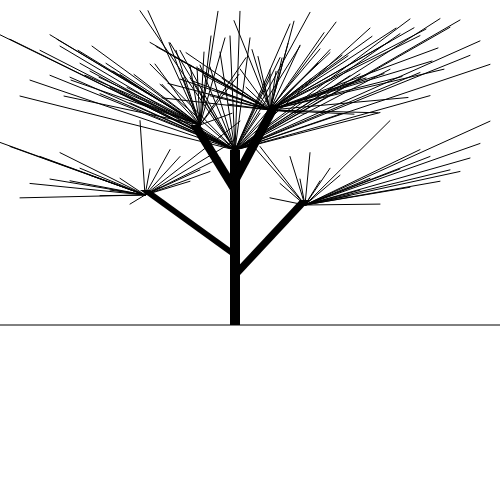
Frame 1 (no input)
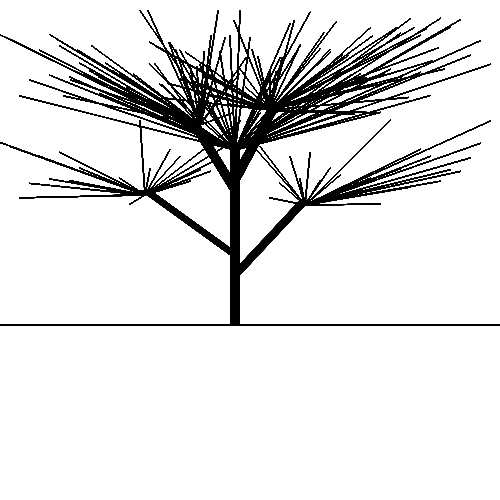
Frame 60 (no input)
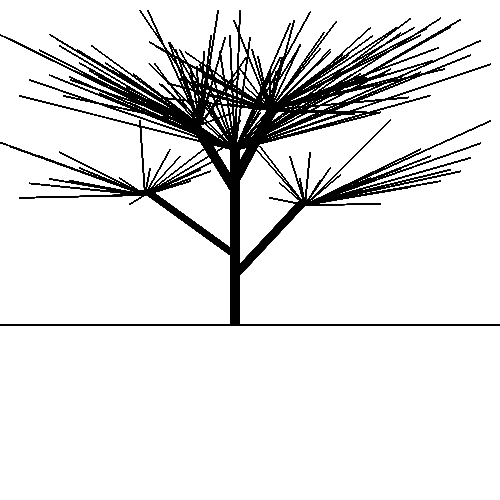
Frame 120 (the mouse pressed at the canvas centre since frame 60)

The p5.js sketch that drew these frames (run headless with seeded random() and noise() and a simulated clock; from frame 60 on, the mouse is pressed at the canvas centre):

// p5.js sketch
// ── sketch.js
function setup() {
    createCanvas (500,500);
   
}

function draw() {
  var x = 0;
  var y = 0; 
    //fill (97,6,1);
    //rotate(0.5);
    //rect(245,300,5,100);
    //rect(255,300,5,50);
  noFill();
  line(0,325,500,325);
  //curve(250,325,0,300,300,320,500,315);
beginShape(QUADS);
noStroke();
fill (1);
vertex(230, 150);
vertex(230, 325);
vertex(240, 325);
vertex(240, 150);

vertex(300, 200);
vertex(230, 275);
vertex(240, 275);
vertex(310, 200);

vertex(140, 190);
vertex(230, 255);
vertex(240, 255);
vertex(150, 190);

vertex(230, 190);
vertex(190, 125);
vertex(200, 125);
vertex(240, 190);

vertex(230, 180);
vertex(270, 105);
vertex(280, 105);
vertex(240, 180);
endShape();
//for (var i = 150; i <= 450; i= i+10) {
  //var r = 0;
  //var noiseR=noise(r,100,150);
  //r+=0.01;
  //noiseR = random(50,110);
//print(noiseR);
//stroke(0);
//line(275,110,i,noiseR);
randomSeed(0);
for (var i=150; i < 450; i+=6) {
  var r = random(20, 115);
  stroke(1);
  line(270, 110, i, r);
}
randomSeed(0);
for (var j=50; j < 250; j+=7) {
  var k = random(10, 115);
  stroke(1);
  line(200, 125, j, k);
}

randomSeed(0);
for (var j=0; j < 500; j+=10) {
  var k = random(10, 115);
  stroke(1);
  line(235, 150, j, k);
}

randomSeed(0);
for (var j=250; j < 500; j+=10) {
  var k = random(120, 215);
  stroke(1);
  line(305, 205, j, k);
}
randomSeed(0);
for (var j=0; j < 250; j+=10) {
  var k = random(120, 215);
  stroke(1);
  line(145, 195, j, k);
}
//noFill();
//beginShape();
//for (var j=0; j < 450; j+=20) {
//  var k = random(350, 500);
//curveVertex(240,  325);
//curveVertex(j,  k);
//(j,  k);
//curveVertex(j+10,  340);
//curveVertex(32, 100);
//curveVertex(32, 100);
//endShape();
//}
}
